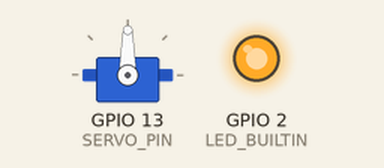
Bench run of a sketch on a simulated ESP8266 (NodeMCU). Shown: servo, output pins drawn as LEDs (lit = HIGH, except the on-board LED, lit = LOW). WiFi joins after 1.5 s; servers stay silent unless stated; the local clock reads 2024-03-15 10:24:30 at power-on unless the sketch sets it; web services answer with replies made up by the test bench; what the sketch prints to the serial monitor is not drawn.

Above: at 2.1 s.
At 7.3 s:
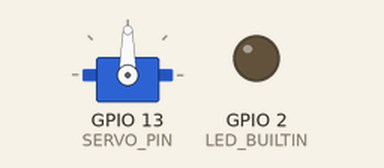
Timing chart, 0 to 14.8 s (numbered marks = the images above):
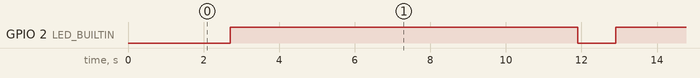

The sketch:

sunlight-alarm-wifi.ino
```cpp
/**
   PostHTTPClient.ino

    Created on: 21.11.2016

*/

#include <ESP8266WiFi.h>
#include <ESP8266HTTPClient.h>
#include <ArduinoJson.h>
#include <Servo.h>

// This is the free api I'm using to get the time
// Notice how I'm using http because I don't want to deal with certificates
#define SERVER_IP "http://worldtimeapi.org/api/timezone/Europe/Berlin"

#ifndef STASSID
#define STASSID "YOUR-SSID"
#define STAPSK "YOUR-WIFI-PASSWORD"
#endif

#define RISE_HOUR 8
#define RISE_MINUTE 45

#define SERVO_PIN 13
#define FLIP_ANGLE 170
#define REST_ANGLE 90

Servo switchServo;

int lastPerformedDayOfYear = -1;

void clickSwitch() {
  switchServo.write(FLIP_ANGLE);
  delay(250);
  switchServo.write(REST_ANGLE);
}

void setup() {

  Serial.begin(115200);
  switchServo.attach(SERVO_PIN);
  pinMode(LED_BUILTIN, OUTPUT);

  Serial.println();
  Serial.println();
  Serial.println();

  WiFi.begin(STASSID, STAPSK);

  while (WiFi.status() != WL_CONNECTED) {
    delay(500);
    Serial.print(".");
  }
  Serial.println("");
  Serial.print("Connected! IP address: ");
  Serial.println(WiFi.localIP());
}

void loop() {
  // wait for WiFi connection
  if ((WiFi.status() == WL_CONNECTED)) {

    WiFiClient client;
    HTTPClient http;
    JsonDocument doc;

    Serial.print("[HTTP] begin...\n");
    // configure traged server and url
    http.begin(client, SERVER_IP);  // HTTP
    http.addHeader("Content-Type", "application/json");

    // start connection and send HTTP header and body
    //int httpCode = http.POST("{\"hello\":\"world\"}");
    int httpCode = http.GET();
    // httpCode will be negative on error
    if (httpCode > 0) {
      // HTTP header has been send and Server response header has been handled
      Serial.printf("[HTTP] GET... code: %d\n", httpCode);

      // file found at server
      const String& payload = http.getString();
      if (httpCode == HTTP_CODE_OK) {
        deserializeJson(doc, payload);
        String datetime = doc["datetime"];
        int hour = datetime.substring(11, 14).toInt();
        int minute = datetime.substring(14, 17).toInt();
        int dayOfYear = doc["day_of_year"];
        Serial.printf("CURRENT TIME: %02d:%02d\n", hour, minute);

        if (hour == RISE_HOUR && minute == RISE_MINUTE && dayOfYear != lastPerformedDayOfYear) {
          Serial.println("RISE AND SHINE: OPENING WINDOW...");
          clickSwitch();
          lastPerformedDayOfYear = dayOfYear;
        }
      } else {
        Serial.println("received error:\n<<");
        Serial.println(payload);
        Serial.println(">>");
      }
    } else {
      Serial.printf("[HTTP] GET... failed, error: %s\n", http.errorToString(httpCode).c_str());
    }

    http.end();
  }
  // Blink light to let people know it's working
  digitalWrite(LED_BUILTIN, LOW); // Turn light on
  delay(1000);
  digitalWrite(LED_BUILTIN, HIGH); // Turn light off
  delay(9000);
}
```

Measured:
- by itself, GPIO 2 (LED_BUILTIN): alternates HIGH for 9.2 s and LOW for 1.0 s
